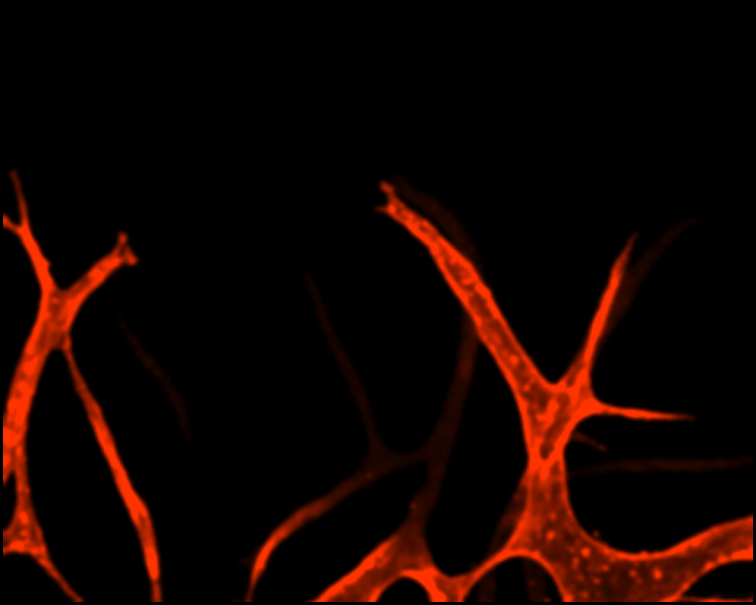
#> input picture analysis_output/paper_panels_depth/c_r_ch.png, 1511 x 1210 px, given in place of Sample 1_BF and GT(512x512 two images).png, which was not available (shown at 1/2 size)
$ python gen_panels_v2.py
#> lines starting #> are read from the running program, lines starting #| are printed output that depends on the picture; after the words box and inside, x2 and y2 are one past the last pixel; in counts of white or black regions, pixels touching at a corner belong together; pictures that were not available may be replaced by others from this repository, and a replacement may not be noted
"""
Generate all panels for paper figure v2.
- Zoomed bridging detail
- Bar chart 1: Single GT vs Multi GT
- Bar chart 2: Multi GT vs all models (LBBDM, PBBDM, LSGAN, Pix2pix, WGANGP)
- GAN quantification on-the-fly
"""
import matplotlib
matplotlib.use('Agg')
import matplotlib.pyplot as plt
import numpy as np
import cv2, json, glob, os
from PIL import Image
from pathlib import Path
from skimage.morphology import skeletonize, remove_small_objects
from scipy import ndimage
import warnings
warnings.filterwarnings('ignore')

OUT = Path(r'C:\Users\seub1\Desktop\[Paper] Diffusion virtual staining paper\analysis_output')
DATA = Path(r'C:\Users\seub1\Desktop\[Paper] Diffusion virtual staining paper\[1] Data')
pd_dir = OUT / 'paper_panels_depth'
pd_dir.mkdir(exist_ok=True)

k3 = cv2.getStructuringElement(cv2.MORPH_ELLIPSE, (3, 3))
dk3 = cv2.getStructuringElement(cv2.MORPH_ELLIPSE, (3, 3))
dk4 = cv2.getStructuringElement(cv2.MORPH_ELLIPSE, (4, 4))
k5 = cv2.getStructuringElement(cv2.MORPH_ELLIPSE, (5, 5))

# ===== Sample 1 processing for bridging panels =====
s1 = np.array(Image.open(DATA / 'Original color stack data' / 'Sample 1_BF and GT(512x512 two images).png'))
#> s1 is the input picture: shape (1210, 1511, 4); mean R, G, B, A 20.7, 4, 0, 255
gt_raw = s1[512:]
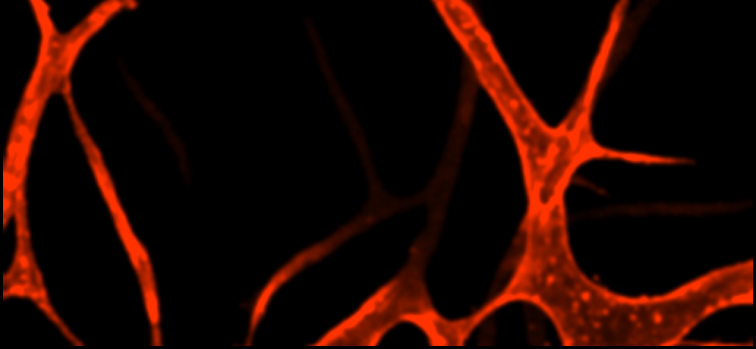
#> gt_raw: shape (698, 1511, 4) (shown at 1/2 size); mean R, G, B, A 33.4, 6.4, 0, 255
gt_blur = cv2.GaussianBlur(gt_raw, (7, 7), 0)
h_img, w_img = gt_raw.shape[:2]
#> h_img = 698; w_img = 1511
by = int(h_img * 0.8)
#> by = 558

R = gt_blur[:,:,0].astype(np.float32)
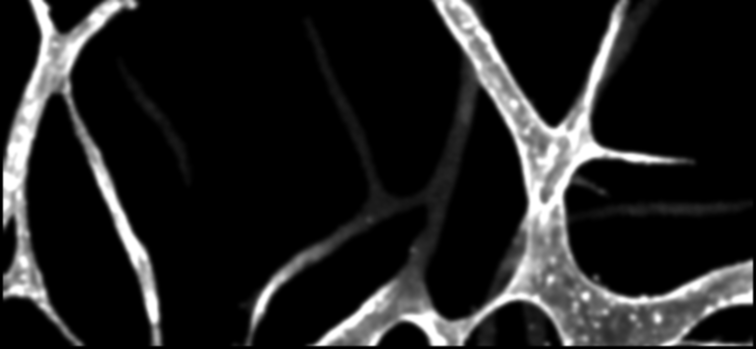
#> R: shape (698, 1511) float32 (shown at 1/2 size); min 0, max 255, mean 33.4
B = gt_blur[:,:,2].astype(np.float32)
#> B: shape (698, 1511) float32; every value is 0
gray = cv2.cvtColor(gt_blur, cv2.COLOR_RGB2GRAY)
diff = B - R
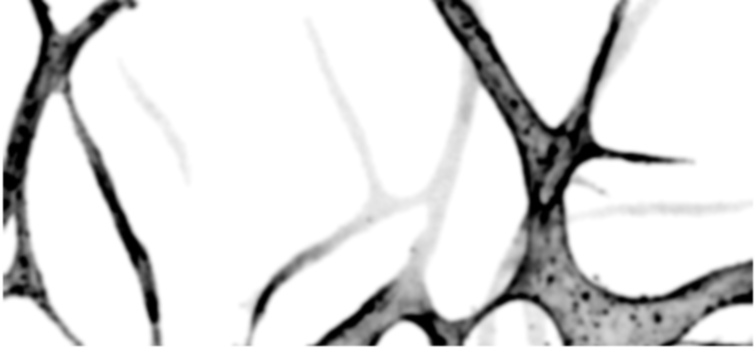
#> diff: shape (698, 1511) float32 (shown at 1/2 size); min -255, max 0, mean -33.41; drawn with min black and max white

r_mask = cv2.morphologyEx((R > 30).astype(np.uint8)*255, cv2.MORPH_CLOSE, k3, iterations=2) > 0
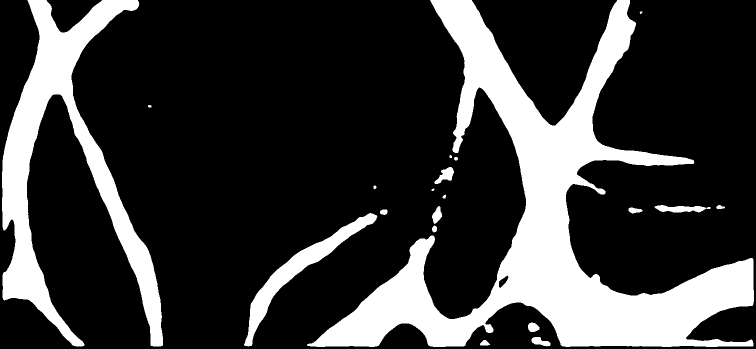
#> r_mask: shape (698, 1511) bool (shown at 1/2 size); 22.7% white; 20 white regions, largest, box (x1, y1, x2, y2) and area: (614, 0, 1508, 694) 163178, (4, 0, 326, 693) 61871, (488, 426, 755, 693) 10207
r_mask = remove_small_objects(r_mask, min_size=50)
r_skel = skeletonize(r_mask)
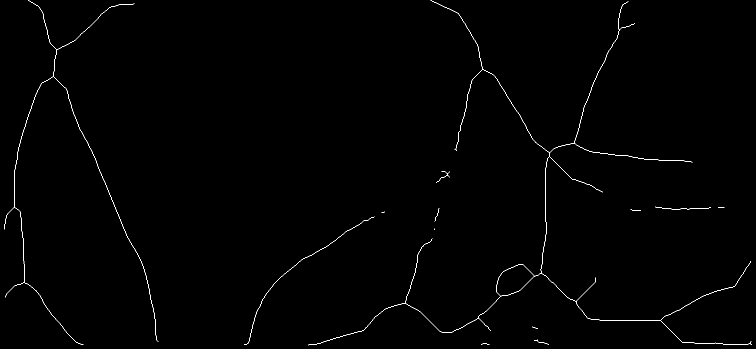
#> r_skel: shape (698, 1511) bool (shown at 1/2 size); 0.48% white in thin lines or dots

b_seed = B > 50; b_low = B > 20
#> after `b_seed = B > 50`: b_seed: shape (698, 1511) bool; every value is 0
b_lab, b_n = ndimage.label(b_low)
#> b_n = 0
b_mask = np.zeros_like(b_low, dtype=bool)
for i in range(1, b_n + 1):
    if np.any(b_seed[b_lab == i]): b_mask |= (b_lab == i)
b_mask = cv2.morphologyEx(b_mask.astype(np.uint8)*255, cv2.MORPH_CLOSE, k5, iterations=2) > 0
b_mask = remove_small_objects(b_mask, min_size=50)
b_skel = skeletonize(b_mask)

r_filt = r_skel & (diff < 0)
b_filt = b_skel & (diff > 0)

def skel_endpoints(skel):
    su = skel.astype(np.uint8)
    ker = np.array([[1,1,1],[1,0,1],[1,1,1]], np.uint8)
    nb = cv2.filter2D(su, -1, ker) * su
    return np.argwhere(nb == 1)

def get_tangent(skel, ep, n=12):
    y, x = ep; visited = {(y, x)}; path = [(y, x)]
    for _ in range(n):
        cy, cx = path[-1]; found = False
        for dy in [-1, 0, 1]:
            for dx in [-1, 0, 1]:
                if dy == 0 and dx == 0: continue
                ny, nx = cy + dy, cx + dx
                if 0 <= ny < skel.shape[0] and 0 <= nx < skel.shape[1]:
                    if skel[ny, nx] and (ny, nx) not in visited:
                        visited.add((ny, nx)); path.append((ny, nx)); found = True; break
            if found: break
        if not found: break
    if len(path) < 3: return np.array([0.0, 0.0])
    pts = np.array(path); t = pts[0] - pts[-1]
    norm = np.linalg.norm(t)
    return t / norm if norm > 0 else np.array([0.0, 0.0])

def bridge_endpoints(skel, mask, max_gap=40, min_align=0.3):
    eps = skel_endpoints(skel)
    if len(eps) < 2: return skel.copy(), []
    tangents = [get_tangent(skel, ep) for ep in eps]
    bridged = skel.copy(); used = set(); bridges = []
    for i in range(len(eps)):
        if i in used: continue
        best_j, best_score = -1, -1
        for j in range(i + 1, len(eps)):
            if j in used: continue
            d = np.linalg.norm(eps[i].astype(float) - eps[j].astype(float))
            if d > max_gap or d < 3: continue
            direction = (eps[j].astype(float) - eps[i].astype(float))
            direction /= np.linalg.norm(direction)
            score = (abs(np.dot(tangents[i], direction)) + abs(np.dot(tangents[j], -direction))) / 2
            if score > min_align and score > best_score:
                mid_y, mid_x = int((eps[i][0]+eps[j][0])/2), int((eps[i][1]+eps[j][1])/2)
                if 0 <= mid_y < mask.shape[0] and 0 <= mid_x < mask.shape[1] and mask[mid_y, mid_x]:
                    best_j, best_score = j, score
        if best_j >= 0:
            used.add(i); used.add(best_j)
            y0, x0 = eps[i]; y1, x1 = eps[best_j]
            n_pts = max(int(np.linalg.norm(eps[i].astype(float) - eps[best_j].astype(float))) * 2, 20)
            for t in np.linspace(0, 1, n_pts):
                yy, xx = int(y0 + t*(y1-y0)), int(x0 + t*(x1-x0))
                if 0 <= yy < skel.shape[0] and 0 <= xx < skel.shape[1]:
                    bridged[yy, xx] = True
            bridges.append(((y0, x0), (y1, x1)))
    return bridged, bridges

vessel_mask = cv2.morphologyEx((gray > 10).astype(np.uint8)*255, cv2.MORPH_CLOSE, k3, iterations=2) > 0
#> vessel_mask: shape (698, 1511) bool; 23.9% white; 12 white regions (2 under 20 px), largest, box (x1, y1, x2, y2) and area: (613, 0, 1508, 694) 171916, (4, 0, 327, 693) 63010, (487, 366, 797, 693) 12600
r_bridged, r_bridges = bridge_endpoints(r_filt, vessel_mask)
#> in skel_endpoints, `nb = cv2.filter2D(su, -1, ker) * su`:
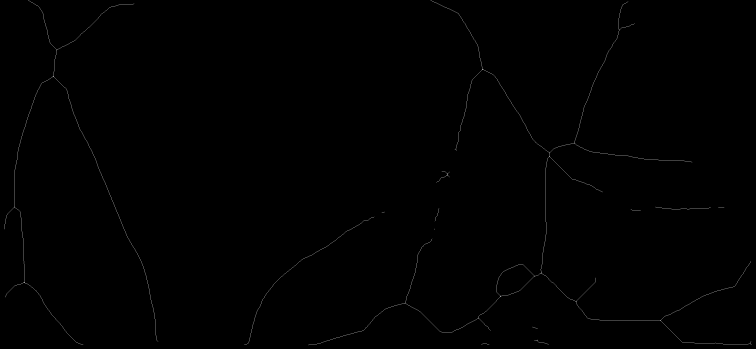
#> nb: shape (698, 1511) (shown at 1/2 size); min 0, max 4, mean 0.00957; drawn with min black and max white
#> in bridge_endpoints, `eps = skel_endpoints(skel)`: eps = 43 pairs, first value 3 to 690, second value 8 to 1503
#> in bridge_endpoints, `tangents = [get_tangent(skel, ep) for ep in eps]`: tangents = 43 pairs, first value -1 to 1, second value -1 to 1
#> the loop in bridge_endpoints, `for i in range(len(eps)):` made 43 passes
#> (y0, x0, y1, x1, n_pts) on passes 7, 9, 13, 16, 17, 19, 23, 30, 32, 33, 36: (343, 883, 343, 899, 32), (354, 899, 365, 872, 58), (415, 1421, 415, 1436, 30), (416, 878, 442, 869, 54), (419, 1261, 420, 1281, 40), (423, 769, 424, 763, 20), (457, 869, 477, 864, 40), (653, 1064, 656, 1075, 22), (660, 981, 688, 962, 66), (679, 1075, 680, 1068, 20), (682, 1502, 689, 1503, 20)
#> after the loop in bridge_endpoints, `for i in range(len(eps)):`: bridged: shape (698, 1511) bool; 0.49% white in thin lines or dots
#> after the loop in bridge_endpoints, `for i in range(len(eps)):`: bridges = 11 items; mid_x = 1502; mid_y = 685; used = 22 items
#> r_bridges = 11 items
b_bridged, b_bridges = bridge_endpoints(b_filt, vessel_mask)
#> b_bridges = []
print(f"R bridges: {len(r_bridges)}, B bridges: {len(b_bridges)}")
#| R bridges: 11, B bridges: 0

# ===== Zoomed bridging panels =====
all_bridges = [(b, 'R') for b in r_bridges] + [(b, 'B') for b in b_bridges]
#> all_bridges = 11 items
valid_bridges = [((p1,p2),c) for (p1,p2),c in all_bridges if (p1[0]+p2[0])/2 < by]
#> valid_bridges = 7 items
print(f"Valid bridges for zoom: {len(valid_bridges)}")
#| Valid bridges for zoom: 7

zoom_pad = 50
for idx in range(min(4, len(valid_bridges))):
    (p1, p2), color = valid_bridges[idx]
    cy, cx = int((p1[0]+p2[0])/2), int((p1[1]+p2[1])/2)
    y0, y1 = max(0, cy-zoom_pad), min(by, cy+zoom_pad)
    x0, x1 = max(0, cx-zoom_pad), min(w_img, cx+zoom_pad)
    vis = gt_raw[y0:y1, x0:x1].copy().astype(float) * 0.3
    if color == 'R':
#> (the run stopped early here; a loop or call above may not have finished)
